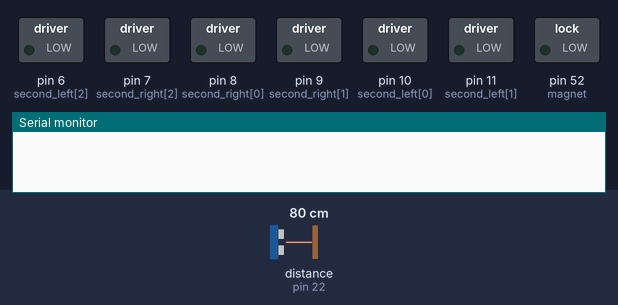
Bench run of a sketch on a simulated Arduino Mega 2560, built with avr-gcc and run on an emulated ATmega2560. Shown: switched loads named in the sketch (green lamp = pin HIGH), the last lines printed to the serial monitor. Inputs (shaded band) come from the test bench; at power-on: distance to the obstacle (sensor on pin 22) 80 cm. The echo pulse lasts 58.3 µs per cm; pins used as bus, display or sensor lines are not drawn.

Above: at 0.1 s.
At 1.1 s:
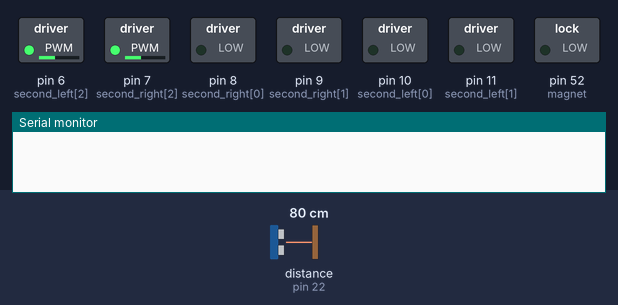
At 1.6 s:
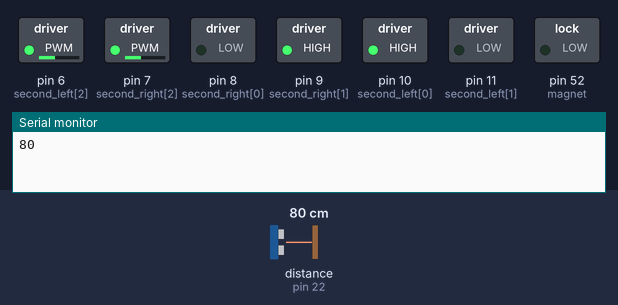
At 6.6 s:
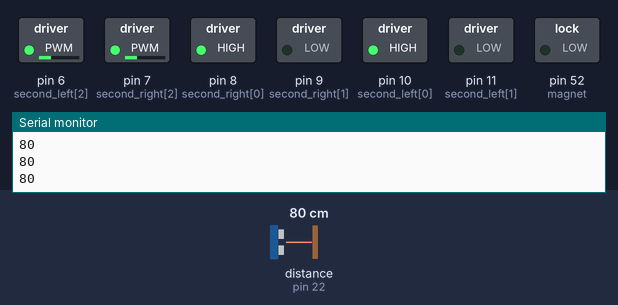
Timing chart, 0 to 8.1 s (numbered marks = the images above):
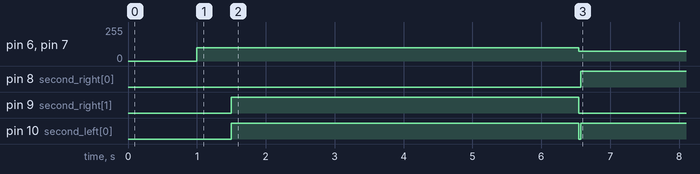

Measured:
- by itself, pin 6 (second_left[2]), pin 7 (second_right[2]): 0/255 → 100/255 at 1.0 s, → 75/255 5.5 s later
- by itself, pin 8 (second_right[0]): LOW → HIGH at 6.6 s
- by itself, pin 9 (second_right[1]): LOW → HIGH at 1.5 s, → LOW 5.0 s later
- by itself, pin 10 (second_left[0]): LOW → HIGH at 1.5 s, → LOW 5.0 s later, → HIGH 0.03 s later

The sketch:

main.ino
```cpp
#include "SR04.h"

enum Direction {
    forward, backward, left, right, stop, up, down
};
Direction direction;
int vitesse = 100; // Ceci n'est pas la vitesse, c'est (50/255*100)% des capacités du moteur.
int rotationTime = 150; // En millisecondes et multiplié par 20
int pulleyTime = 1000 * 2.5; // En millisecondes
int distance_magnet = 12; // Magnet
float percentage = 1.20;

/*
 * Définition des pins utilisés pour le robot.
 * */

/*
 * Roues
 * */

/*
 * Les ports [0] servent à faire avancer le robot lorsqu'ils sont à HIGH.
 * Les ports [1] servent à faire reculer le robot lorsqu'ils sont à HIGH.
 * Les ports [2] servent à définir la vitesse du robot. Entre 0 et 255
 * (0 signifie que ça n'avance pas alors que 255 signifie  que le moteur est à pleine capacitée).
 * */
int first_right[3] = {4, 5, 12};
int first_left[3] = {2, 3, 13};
int second_right[3] = {8, 9, 7};
int second_left[3] = {10, 11, 6};
int pulley[2] = {50, 51};

// int distance;

int magnet = 52;

/*
 * Capteurs
 * */

/*
 * Les ports [0] servent à ... (trigPin)
 * Les ports [1] servent à ... (echoPin)
 * */
int north_sensor[2] = {22, 23};
int south_sensor[2] = {26, 27};
int east_sensor[2] = {24, 25};
int west_sensor[2] = {28, 29};

SR04 north = SR04(north_sensor[1], north_sensor[0]);
SR04 south = SR04(south_sensor[1], south_sensor[0]);
SR04 east = SR04(east_sensor[1], east_sensor[0]);
SR04 west = SR04(west_sensor[1], west_sensor[0]);


void setup() {

    /*
     * Définition des pins utilisés au lancement
     * */

    /*
     * Roues
     * */


    pinMode(first_right[0], OUTPUT);
    pinMode(first_right[1], OUTPUT);

    pinMode(first_left[0], OUTPUT);
    pinMode(first_left[1], OUTPUT);

    pinMode(second_right[0], OUTPUT);
    pinMode(second_right[1], OUTPUT);

    pinMode(second_left[0], OUTPUT);
    pinMode(second_left[1], OUTPUT);

    pinMode(north_sensor[0], OUTPUT);
    pinMode(north_sensor[1], INPUT);

    pinMode(south_sensor[0], OUTPUT);
    pinMode(south_sensor[1], INPUT);

    pinMode(west_sensor[0], OUTPUT);
    pinMode(west_sensor[1], INPUT);

    pinMode(east_sensor[0], OUTPUT);
    pinMode(east_sensor[1], INPUT);

    pinMode(magnet, OUTPUT);


    /*
     * Vitesse des roues
     */

    pinMode(first_right[2], OUTPUT);
    pinMode(first_left[2], OUTPUT);

    pinMode(second_right[2], OUTPUT);
    pinMode(second_left[2], OUTPUT);


    /*
     * Connection à la console pour récupérer des informations lorsqu'on test.
     * */
    Serial.begin(9600);
    delay(1000);

      /*
    * Set les vitesses
    **/

    setSpeed(vitesse);

    /*
     * Lancement du robot
     * */

    /*
     * Découverte de la cible la moins éloignée.
     * */

     delay(500); // Délai de 10 secondes pour s'éloigner

    long betterDirection[2];
    long startRotation = millis();
    setDirection(Direction::right);
    for (int i = 0; i < 25; ++i) {
        long actualDirection[2];
        long north_direction = north.Distance();
        Serial.println(north_direction);
        actualDirection[0] = north_direction;
        actualDirection[1] = millis();
        if (!betterDirection[0] || actualDirection[0] < betterDirection[0]) {

          /*
          * TODO: À revérifier ici, mais ça devrait être correct.
          */
            betterDirection[0] = north_direction;
            betterDirection[1] = actualDirection[1];
        }
        delay(rotationTime);
    }


    /*
     * Le robot se tourne afin qu'il soit dirigé vers le bloc.
     * */

    while(betterDirection[0] * percentage <= north.Distance()) {
      Serial.println(betterDirection[0]);
        Serial.println("-----------------------------------");
      Serial.println(north.Distance());
      setDirection(Direction::right);
      delay(200);
      setDirection(Direction::stop);
      delay(200);
    }

    setDirection(Direction::right);
    delay(500);

    /*
     * TODO
     * Faire un système pour se replacer si jamais c'est pas correct.
     * */

    setDirection(Direction::stop);

    /*
     * Approcher le robot jusqu'à atteindre le bloc.
     * */

    setSpeed(75);
    while(north.Distance() >= distance_magnet) {
        setDirection(Direction::forward);
    }

    /*
     * Arrêter le robot, préparer le robot à remonter le bloc.
     * */
    setDirection(Direction::stop);

    /*
     * Descendre l'aimant
     * */

    movePulley(Direction::down);
    delay(pulleyTime);
    movePulley(Direction::stop);

    /*
     * Activer l'aimant
     * */

    activeMagnet(true);

    /*
     * Remonter l'aimant
     * */

    movePulley(Direction::up);
    delay(pulleyTime);
    movePulley(Direction::stop);
    setSpeed(75);

    /*
    * Se dirige vers l'arrière pendant 2s.
    **/
    setDirection(Direction::backward);
    delay(2000);
    setDirection(Direction::stop);


    /*
    * Descend l'aimant
    **/
    movePulley(Direction::down);
    delay(pulleyTime);
    movePulley(Direction::stop);


    /*
    * Désactive l'aimant
    **/
    activeMagnet(false);

    /*
    * Remonte l'aimant
    **/
    movePulley(Direction::up);
    delay(pulleyTime);
    movePulley(Direction::stop);
}

void loop() {
    /*
     * Rien n'est fait ici pour le moment.
     * */
}


/*
 * Déplacer la poulie
 * Direction::up: Monter
 * Direction::down: Descendre
 * */
void movePulley(Direction direction) {
    if (direction == Direction::up) {
        digitalWrite(pulley[0], LOW);
        digitalWrite(pulley[1], HIGH);
    }
    if (direction == Direction::down) {
        digitalWrite(pulley[0], HIGH);
        digitalWrite(pulley[1], LOW);
    }
     if (direction == Direction::stop) {
      digitalWrite(pulley[0], LOW);
      digitalWrite(pulley[1], LOW);
    }
    return;
}


/*
 * Activer/Désactiver l'aimant
 * true: activé
 * false: désactivé
 * */
void activeMagnet(bool activate) {
    digitalWrite(52, activate ? HIGH : LOW);
}

/*
 * À utiliser pour set les directions.
 * */
void setDirection(Direction direction) {
    switch (direction) {
        case forward:
            goLeft(Direction::forward);
            goRight(Direction::forward);
            direction = Direction::forward;
            break;
        case backward:
            goLeft(Direction::backward);
            goRight(Direction::backward);
            direction = Direction::backward;
            break;
        case right:
            goLeft(Direction::forward);
            goRight(Direction::backward);
            direction = Direction::right;
            break;
        case left:
            goRight(Direction::forward);
            goLeft(Direction::backward);
            direction = Direction::left;
            break;
        case stop:
            digitalWrite(first_right[0], LOW);
            digitalWrite(second_right[0], LOW);
            digitalWrite(first_left[0], LOW);
            digitalWrite(second_left[0], LOW);
            digitalWrite(first_right[1], LOW);
            digitalWrite(second_right[1], LOW);
            digitalWrite(first_left[1], LOW);
            digitalWrite(second_left[1], LOW);
            direction = Direction::stop;
            break;
    }
};


/*
 * Ne pas utiliser
 * */
void goRight(Direction direction) {
    switch (direction) {
        case backward:
            digitalWrite(first_right[1], HIGH);
            digitalWrite(second_right[1], HIGH);

            digitalWrite(first_right[0], LOW);
            digitalWrite(second_right[0], LOW);
            break;
        case forward:
            digitalWrite(first_right[1], LOW);
            digitalWrite(second_right[1], LOW);

            digitalWrite(first_right[0], HIGH);
            digitalWrite(second_right[0], HIGH);
            break;
    }
}

/*
 * Ne pas utiliser
 * */
void goLeft(Direction direction) {
    switch (direction) {
        case backward:
            digitalWrite(first_left[1], HIGH);
            digitalWrite(second_left[1], HIGH);

            digitalWrite(first_left[0], LOW);
            digitalWrite(second_left[0], LOW);
            break;
        case forward:
            digitalWrite(first_left[0], HIGH);
            digitalWrite(second_left[0], HIGH);

            digitalWrite(second_left[1], LOW);
            digitalWrite(first_left[1], LOW);
            break;
    }


}

void setSpeed(int value) {
  analogWrite(first_left[2], value);
    analogWrite(second_left[2], value);
    analogWrite(first_right[2], value);
    analogWrite(second_right[2], value);
}
```
